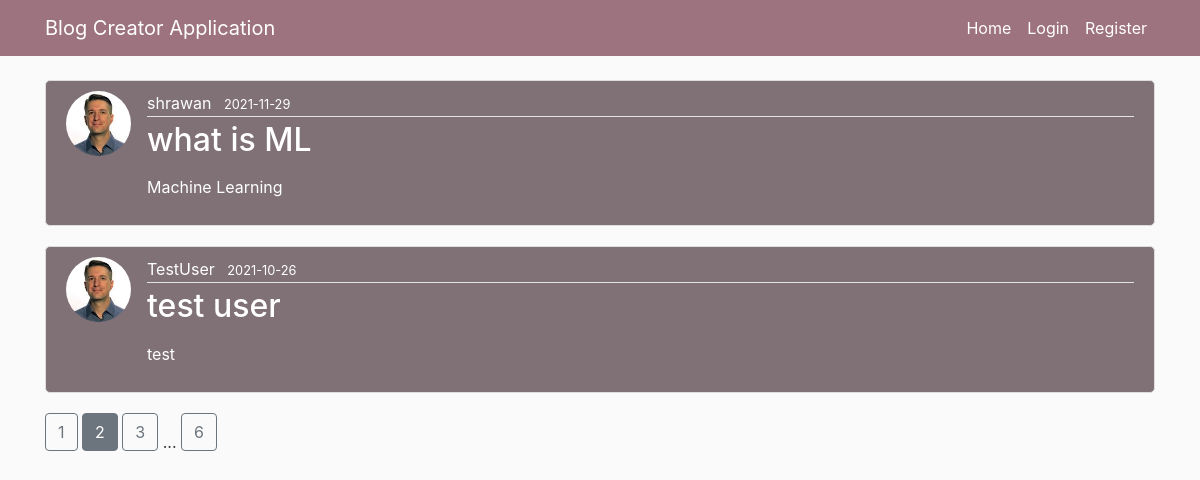
The page /home?page=2 on the database its author committed.
### flaskblog/models.py (models this page shows, shortened)
class Post(db.Model):
  id = db.Column(db.Integer, primary_key=True)
  title = db.Column(db.String(100), nullable=False)
  date_posted = db.Column(db.DateTime, nullable=False, default=t)
  content = db.Column(db.Text, nullable=False)
  user_id = db.Column(db.Integer, db.ForeignKey('user.id'), nullable=False)

class User(db.Model,UserMixin):
  id = db.Column(db.Integer ,primary_key =True)
  username = db.Column(db.String(20) ,unique=True,nullable=False)
  email = db.Column(db.String(20),unique =True,nullable=False)
  image_file = db.Column(db.String(20),nullable=False,default='default.jpg')
  password = db.Column(db.String(20),nullable=False)
  posts = db.relationship('Post' ,backref ='author' ,lazy=True)

### flaskblog/main/routes.py (the view)
@main.route("/")
@main.route("/home")
def home():
  page = request.args.get('page' , 1 , type=int)
  posts = Post.query.order_by(Post.date_posted.desc()).paginate(page=page,per_page=2)
  return render_template('home.html',posts =posts)

### flaskblog/templates/home.html
{% extends "layout.html" %}
{% block content %}
    {% for post in posts.items %}
       <article class="media content-section">
           <img class="rounded-circle article-img" src="{{url_for('static',filename='profile_pics/' + post.author.image_file)}}">
           <div class="media-body">
                <div class="article-metadata">
               <a class="mr-2" href="{{url_for('users.user_posts' , username=post.author.username)}}">{{post.author.username}}</a>
                    <a><small>{{post.date_posted.strftime('%Y-%m-%d')}}</small></a>
           </div>
               <h2 style="color:white;"><a class="article-title" href="{{url_for('posts.post',post_id = post.id)}}">{{post.title}}</a> </h2>
              <p class="article-content">{{post.content|safe}}</p>
           </div>
       </article>
    {% endfor %}
    {% for page_num in posts.iter_pages(left_edge =1 , right_edge=1,left_current =1 ,right_current =2) %}
        {% if page_num %}
            {% if posts.page == page_num %}
                <a class="btn btn-secondary mb-4" href="{{url_for('main.home' , page=page_num)}}">{{page_num}}</a>
            {% else %}
                <a class="btn btn-outline-secondary mb-4" href="{{url_for('main.home' , page=page_num)}}">{{page_num}}</a>
            {% endif %}
        {% else %}
            ...
        {% endif %}
    {% endfor %}
{% endblock content %}

### flaskblog/templates/layout.html (shortened to what this page needs)
<!DOCTYPE html>
<html lang="en">
<head>
    <link rel="stylesheet" href="https://stackpath.bootstrapcdn.com/bootstrap/4.3.1/css/bootstrap.min.css">
 <link rel="stylesheet" type="text/css" href="{{url_for('static' , filename='main.css')}}">
</head>
<body>
<header class="site-header">
    <nav class="navbar navbar-expand-md navbar-dark bg-steel fixed-top">
  <div class="container">
      <a class="navbar-brand mr-4" href="/">Blog Creator Application</a>
  <div class="collapse navbar-collapse" id="navbarToggle">
    <div class="navbar-nav ml-auto">
        <a class="nav-item nav-link" href="{{url_for('main.home')}}">Home</a>
    </div>
      <div class="navbar-nav">
          {% if current_user.is_authenticated%}
          <a class="nav-item nav-link" href="{{url_for('posts.new_post')}}">New Post</a>
          <a class="nav-item nav-link" href="{{url_for('users.account')}}">Account</a>
          <a class="nav-item nav-link" href="{{url_for('users.logout')}}">Logout</a>
          {% else %}
          <a class="nav-item nav-link" href="{{url_for('users.login')}}">Login</a>
          <a class="nav-item nav-link" href="{{url_for('users.register')}}">Register</a>
          {% endif %}
      </div>
  </div>
  </div>
</nav>
</header>
<main role ="main" class="container">
    <div class="row">
        <div class="col-md-12">
             {% block content %} {% endblock %}
        </div>
    </div>
</main>
    <link href="https://cdn.jsdelivr.net/npm/summernote@0.8.18/dist/summernote-bs4.min.css" rel="stylesheet">
</body>
</html>

### flaskblog/static/main.css (style rules this page uses)
body { background: #fafafa; color: #333333; margin-top: 5rem; }
h2 { color:#fff; }
.bg-steel { background-color: #9e7380; }
.site-header .navbar-nav .nav-link { color: #fff; }
.content-section { background: #7f7175; padding: 10px 20px; border: 1px solid #dddddd; border-radius: 5px; margin-bottom: 20px; }
a.article-title { color: #fff; }
a.mr-2 { color: #fff; }
.article-content { white-space: pre-line; }
.media-body p { color:#fff; }
p { margin-top: 0; margin-bottom: 1rem; }
.article-img { height: 65px; width: 65px; margin-right: 16px; }
.article-metadata { padding-bottom: 1px; margin-bottom: 4px; border-bottom: 1px solid #e3e3e3; color:#fff; }

### rows shown on the page
Post: image_file (picture), author.username "shrawan", date_posted "2021-11-29", title "what is ML", content "Machine Learning"
Post: image_file (picture), author.username "TestUser", date_posted "2021-10-26", title "test user", content "test"

### other values the page prints
{{ page_num }} "1" "3" "6"
{{ page_num }} "2"
